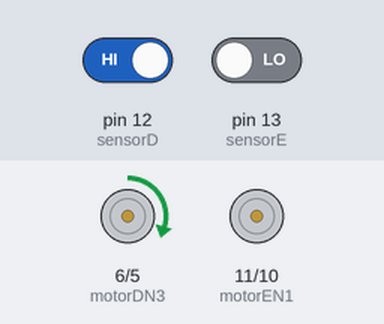
This sketch was run on a simulated Arduino Uno, built with avr-gcc and run on an emulated ATmega328P. Parts: motor-driver pin pairs drawn as motors (green arrow = first pin HIGH = forward, orange = second pin HIGH = backward, longer = more drive). The test bench sets the inputs (shaded band); at power-on: pin 12 (sensorD) HIGH, pin 13 (sensorE) LOW.

Above: at 1.2 s.
1.3 s: pin 12 (sensorD) driven LOW
At 2.0 s:
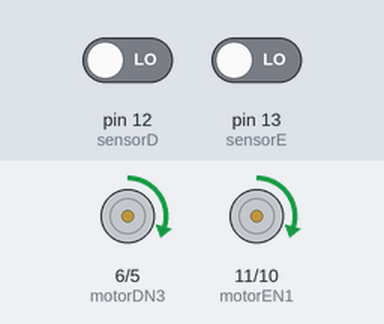
2.8 s: pin 13 (sensorE) driven HIGH
At 3.2 s:
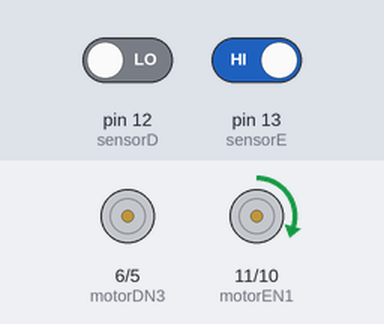
4.3 s: pin 12 (sensorD) driven HIGH
At 5.5 s:
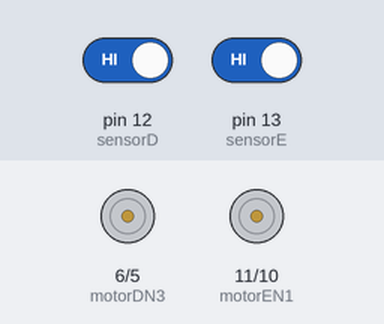
Timing chart, 0 to 7.3 s (numbered marks = the images above; inputs shaded):
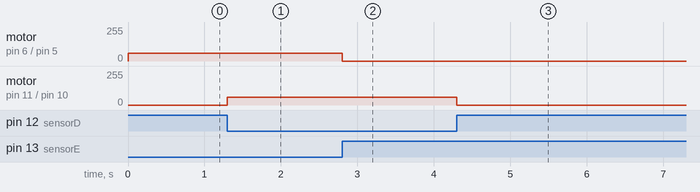

The sketch:

uno.ino
```cpp
#define sensorE 13
#define sensorD 12

#define motorEN1 11
#define motorEN2 10
#define motorDN3 6
#define motorDN4 5

void setup() {
  pinMode(sensorE, INPUT);
  pinMode(sensorD, INPUT);

  pinMode(motorEN1, OUTPUT);
  pinMode(motorEN2, OUTPUT);
  pinMode(motorDN3, OUTPUT);
  pinMode(motorDN4, OUTPUT);
}

void loop() {
  bool EstadoD = digitalRead(sensorD);
  bool EstadoE = digitalRead(sensorE);
  int Velocidade = 60;

  if (!EstadoD && !EstadoE) {
    analogWrite(motorEN1, Velocidade);
    analogWrite(motorEN2, 0);
    analogWrite(motorDN3, Velocidade);
    analogWrite(motorDN4, 0);
  }
  if (EstadoD && EstadoE) {
    analogWrite(motorEN1, 0);
    analogWrite(motorEN2, 0);
    analogWrite(motorDN3, 0);
    analogWrite(motorDN4, 0);
  }
  if (!EstadoD && EstadoE) {
    analogWrite(motorEN1, Velocidade);
    analogWrite(motorEN2, 0);
    analogWrite(motorDN3, 0);
    analogWrite(motorDN4, 0);
  }
  if (EstadoD && !EstadoE){
    analogWrite(motorEN1, 0);
    analogWrite(motorEN2, 0);
    analogWrite(motorDN3, Velocidade);
    analogWrite(motorDN4, 0);
  }
}
```

cronometro.ino
```cpp
int main() {
    int segundos = -1;
    int minutos = 0;
    int inicio = 1;

    while (inicio == 1) {
        segundos++;
        // Pausa por 1 segundo
        for (int i = 0; i < 100000000; i++);  // Aproximação de um delay, não é exato

        if (segundos == 60) {
            minutos++;
            segundos = 0;
        }

        if (segundos <= 9) {
            // Imprime com um zero à esquerda
            printf("%d:0%d\n", minutos, segundos);
        } else {
            // Imprime normalmente
            printf("%d:%d\n", minutos, segundos);
        }
    }

    return 0;
}
```

Measured:
- after the input at 1.3 s, motor on pin 11 (motorEN1) / pin 10 (motorEN2): stopped → forward 60/255 at once
- after the input at 2.8 s, motor on pin 6 (motorDN3) / pin 5 (motorDN4): forward 60/255 → stopped at once
- after the input at 4.3 s, motor on pin 11 (motorEN1) / pin 10 (motorEN2): forward 60/255 → stopped at once
